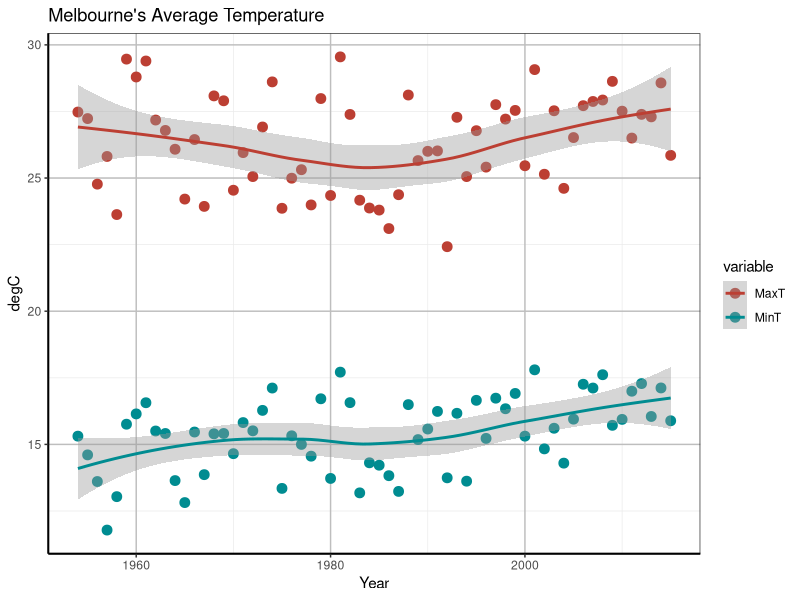

Source code (R):
melb <- read.csv("melbourne.csv", as.is=TRUE, header=TRUE)
library(dplyr)
library(ggplot2)
library(reshape2)



melb <- na.omit(melb)

max.temp <- select(melb, everything())%>%
  filter(Month == 1 )%>%
  filter(Year >= 1954)%>%
  group_by(Year)%>%
  summarize(MaxT = mean(Max), MinT = mean(Min))

tall.temp <- melt(max.temp, id.vars="Year")

plot <- ggplot(tall.temp, aes(Year,value, col=variable)) + 
        geom_point(size=3) + 
        geom_smooth(method=loess) + 
        ggtitle("Melbourne's Average Temperature") +
        scale_color_hue(l=45) +
        ylab("degC") 

plot <- plot + theme_bw()

plot <- plot + theme(panel.grid.major = element_line(size = 0.5, color = "grey"), axis.line = element_line(size = 0.7, color = "black"))    
plot
  